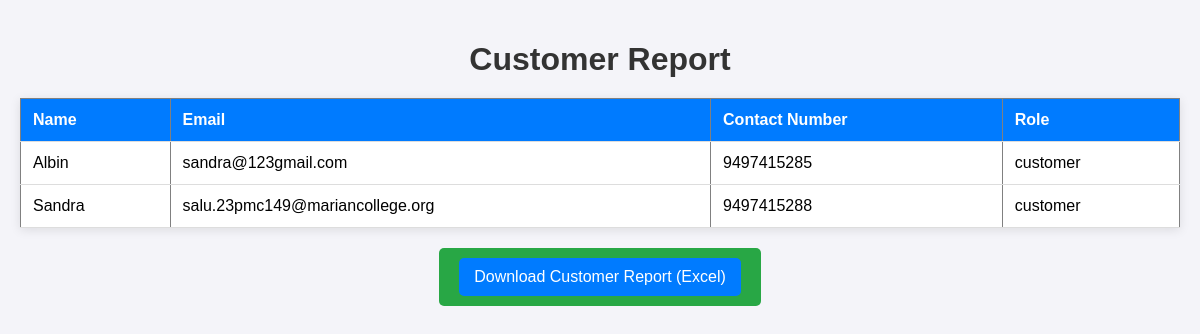
The app's page /customer-report/ with its own data.
### beautystore_app/models.py (models this page shows, shortened)
class Customer(models.Model):
    user = models.OneToOneField(User, on_delete=models.CASCADE, null=True)
    customer_name = models.CharField(max_length=100)
    contact_number = models.CharField(max_length=20, blank=True, null=True)
    email = models.EmailField(unique=True)
    password = models.CharField(max_length=255)
    role = models.CharField(max_length=50, default='customer')

### beautystore_app/views.py (the view, shortened to what this page needs)
# urls.py: path('customer-report/', views.customer_report, name='customer_report'),
def customer_report(request):
    customers = Customer.objects.all()
    context = {
        'customers': customers,
    }
    return render(request, 'customer_report.html', context)

### templates/customer_report.html (shortened to what this page needs)
<!DOCTYPE html>
<html lang="en">
<head>
</head>
<body>
    <h1>Customer Report</h1>
    <table border="1">
        <tr>
            <th>Name</th>
            <th>Email</th>
            <th>Contact Number</th>
            <th>Role</th>
        </tr>
        {% for customer in customers %}
        <tr>
            <td>{{ customer.customer_name }}</td>
            <td>{{ customer.email }}</td>
            <td>{{ customer.contact_number }}</td>
            <td>{{ customer.role }}</td>
        </tr>
        {% endfor %}
    </table>
    <a href="?export=true">
        <button>Download Customer Report (Excel)</button>
    </a>
</body>
</html>

### templates/customer_report.html (style rules this page uses)
body { font-family: 'Arial', sans-serif; background-color: #f4f4f9; margin: 0; padding: 20px; }
h1 { color: #333; text-align: center; margin-bottom: 20px; }
table { width: 100%; border-collapse: collapse; margin: 20px 0; box-shadow: 0 2px 10px rgba(0, 0, 0, 0.1); background-color: #ffffff; }
th, td { padding: 12px; text-align: left; border-bottom: 1px solid #ddd; }
th { background-color: #007bff; color: white; }
a { display: block; width: fit-content; margin: 0 auto; text-decoration: none; background-color: #28a745; color: white; padding: 10px 20px; border-radius: 5px; text-align: center; transition: background-color 0.3s; }
button { padding: 10px 15px; border: none; background-color: #007bff; color: white; border-radius: 5px; cursor: pointer; font-size: 16px; transition: background-color 0.3s; }

### records on screen
Customer: customer_name "Albin", email "sandra@123gmail.com", contact_number "9497415285", role "customer"
Customer: customer_name "Sandra", email "salu.23pmc149@mariancollege.org", contact_number "9497415288", role "customer"
